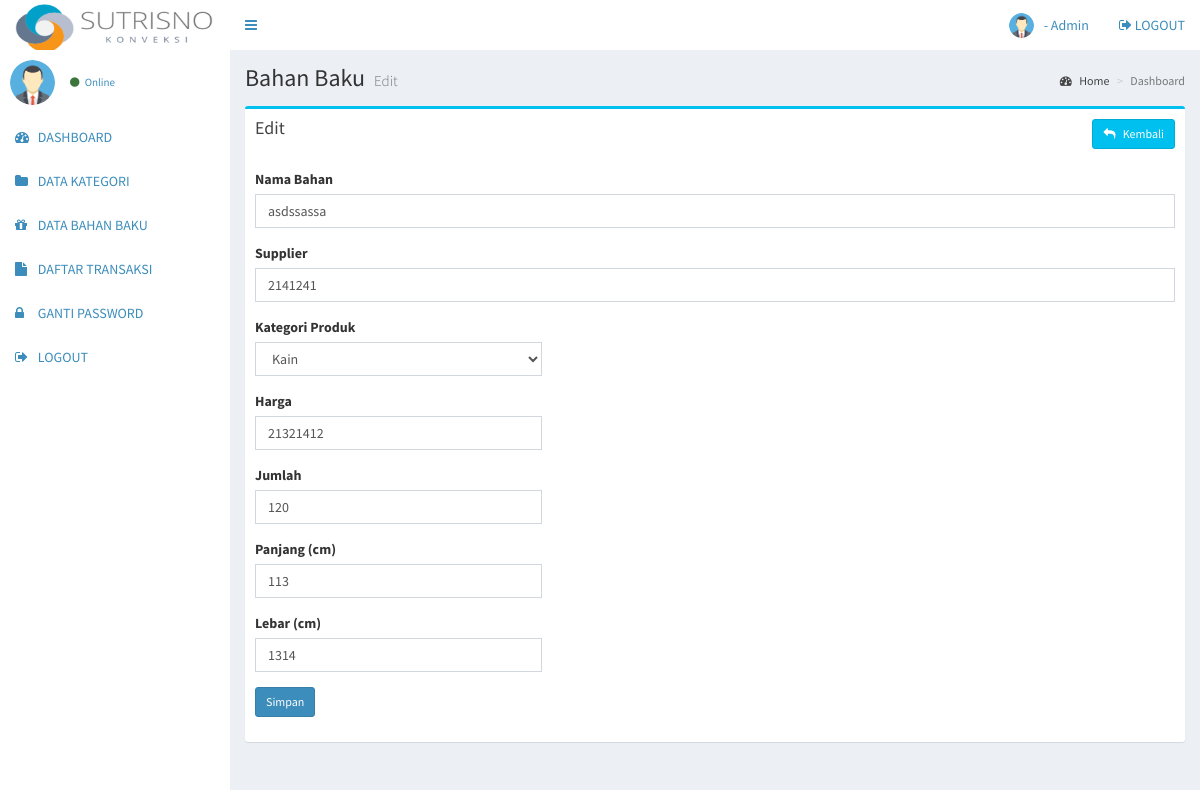
The app's page /admingudang/produk_edit.php?id=3 (signed in) with its own data.
### tables this page shows
CREATE TABLE `bahanbaku` (
  `bahanbaku_id` int NOT NULL,
  `bahanbaku_kategori` int NOT NULL,
  `bahanbaku_nama` varchar(255) NOT NULL,
  `bahanbaku_harga` int NOT NULL,
  `bahanbaku_jumlah` int NOT NULL,
  `bahanbaku_panjang` int NOT NULL,
  `bahanbaku_lebar` int NOT NULL,
  `bahanbaku_suplier` varchar(100) NOT NULL
);

CREATE TABLE `kategori2` (
  `kategori_id` int NOT NULL,
  `kategori_nama` varchar(255) NOT NULL
);

### admingudang/produk_edit.php (the view, shortened to what this page needs)
<?php include 'header.php'; ?>
<div class="content-wrapper">
  <section class="content-header">
    <h1>
      Bahan Baku
      <small>Edit</small>
    </h1>
    <ol class="breadcrumb">
      <li><a href="#"><i class="fa fa-dashboard"></i> Home</a></li>
      <li class="active">Dashboard</li>
    </ol>
  </section>
  <section class="content">
    <div class="row">
      <section class="col-lg-12">
        <div class="box box-info">
          <div class="box-header">
            <h3 class="box-title">Edit</h3>
            <a href="produk.php" class="btn btn-info btn-sm pull-right"><i class="fa fa-reply"></i> &nbsp Kembali</a>
          </div>
          <div class="box-body">
            <form action="produk_update.php?id=<?php echo $_GET['id'];?>" method="post" enctype="multipart/form-data">
              <?php
                include '../koneksi.php';
                $id = $_GET['id'];
                $bbaku = mysqli_query($koneksi, "select * from bahanbaku where bahanbaku_id='$id'");
                $i = mysqli_fetch_assoc($bbaku);
              ?>
              <div class="form-group">
                <label>Nama Bahan</label>
                <input type="text" value="<?php echo $i['bahanbaku_nama']; ?>" class="form-control" name="nama" required="required" placeholder="Masukkan Nama ..">
              </div>
              <div class="form-group">
                <label>Supplier</label>
                <input type="text" value="<?php echo $i['bahanbaku_suplier']; ?>" class="form-control" name="supplier" required="required" placeholder="Masukkan Nama Supplier..">
              </div>
              <div class="form-group">
                <label>Kategori Produk</label>
                <div class="row">
                  <div class="col-lg-4">
                    <select name="kategori" required="required" class="form-control">
                      <?php
                      include '../koneksi.php';
                      $data = mysqli_query($koneksi,"SELECT * FROM kategori2");
                      while($d = mysqli_fetch_array($data)){
                        ?>
                        <option <?php if($d['kategori_id'] == $i['bahanbaku_kategori']) { echo 'selected'; }?> value="<?php echo $d['kategori_id']; ?>"><?php echo $d['kategori_nama']; ?></option>
                        <?php
                      }
                      ?>
                    </select>
                  </div>
                </div>
              </div>
              <div class="form-group">
                <label>Harga</label>
                <div class="row">
                  <div class="col-lg-4">
                    <input type="number" value="<?php echo $i['bahanbaku_harga']; ?>"class="form-control" name="harga" required="required" placeholder="Masukkan Harga ..">
                  </div>
                </div>
              </div>
              <div class="form-group">
                <label>Jumlah</label>
                <div class="row">
                  <div class="col-lg-4">
                    <input type="number" value="<?php echo $i['bahanbaku_jumlah']; ?>" class="form-control" name="jumlah" required="required" placeholder="Masukkan Jumlah ..">
                  </div>
                </div>
              </div>
              <div class="form-group">
                <label>Panjang (cm)</label>
                <div class="row">
                  <div class="col-lg-4">
                    <input type="number" value="<?php echo $i['bahanbaku_panjang']; ?>" class="form-control" name="panjang" required="required" placeholder="Masukkan Panjang ..">
                  </div>
                </div>
              </div>
              <div class="form-group">
                <label>Lebar (cm)</label>
                <div class="row">
                  <div class="col-lg-4">
                    <input type="number" value="<?php echo $i['bahanbaku_lebar']; ?>" class="form-control" name="lebar" required="required" placeholder="Masukkan Lebar ..">
                  </div>
                </div>
              </div>
              <div class="form-group">
                <input type="submit" class="btn btn-sm btn-primary" value="Simpan">
              </div>
            </form>
          </div>
        </div>
      </section>
    </div>
  </section>
</div>
<?php include 'footer.php'; ?>

### admingudang/header.php (shortened to what this page needs)
<!DOCTYPE html>
<html>
<head>
  <link rel="stylesheet" href="../assets/bower_components/bootstrap/dist/css/bootstrap.min.css">
  <link rel="stylesheet" href="../assets/bower_components/font-awesome/css/font-awesome.min.css">
  <link rel="stylesheet" href="../assets/bower_components/Ionicons/css/ionicons.min.css">
  <link rel="stylesheet" href="../assets/dist/css/AdminLTE.min.css">
  <link rel="stylesheet" href="../assets/bower_components/datatables.net-bs/css/dataTables.bootstrap.min.css">
  <link rel="stylesheet" href="../assets/dist/css/skins/_all-skins.min.css">
  <link rel="stylesheet" href="../assets/bower_components/morris.js/morris.css">
  <link rel="stylesheet" href="../assets/bower_components/jvectormap/jquery-jvectormap.css">
  <link rel="stylesheet" href="../assets/bower_components/bootstrap-datepicker/dist/css/bootstrap-datepicker.min.css">
  <link rel="stylesheet" href="../assets/bower_components/bootstrap-daterangepicker/daterangepicker.css">
  <link rel="stylesheet" href="../assets/plugins/bootstrap-wysihtml5/bootstrap3-wysihtml5.min.css">
  <?php
  include '../koneksi.php';
  ?>
</head>
<body class="hold-transition  sidebar-mini">
  <div class="wrapper">
    <header class="main-header">
      <a href="index.php" class="logo">
        <img src="../frontend/img/logokonveksi.png" width="200" height="50" alt="">
      </a>
      <nav class="navbar navbar-static-top">
        <a href="#" class="sidebar-toggle" data-toggle="push-menu" role="button">
        </a>
        <div class="navbar-custom-menu">
          <ul class="nav navbar-nav">
            <li class="dropdown user user-menu">
              <a href="#" class="dropdown-toggle" data-toggle="dropdown">
                <?php
                $id_admin = $_SESSION['id'];
                $profil = mysqli_query($koneksi,"select * from admin where admin_id='$id_admin'");
                $profil = mysqli_fetch_assoc($profil);
                if($profil['admin_foto'] == ""){
                  ?>
                  <img src="../gambar/sistem/user.png" class="user-image">
                <?php }else{ ?>
                  <img src="../gambar/user/<?php echo $profil['admin_foto'] ?>" class="user-image">
                <?php } ?>
                <span class="hidden-xs"><?php echo $_SESSION['nama_gudang']; ?> - Admin</span>
              </a>
            </li>
            <li>
              <a href="logout.php"><i class="fa fa-sign-out"></i> LOGOUT</a>
            </li>
          </ul>
        </div>
      </nav>
    </header>
    <aside class="main-sidebar">
      <section class="sidebar">
        <div class="user-panel">
          <div class="pull-left image">
            <?php
            $id = $_SESSION['id'];
            $profil = mysqli_query($koneksi,"select * from admin where admin_id='$id'");
            $profil = mysqli_fetch_assoc($profil);
            if($profil['admin_foto'] == ""){
              ?>
              <img src="../gambar/sistem/user.png" class="img-circle">
            <?php }else{ ?>
              <img src="../gambar/user/<?php echo $profil['admin_foto'] ?>" class="img-circle" style="max-height:45px">
            <?php } ?>
          </div>
          <div class="pull-left info">
            <a href="#"><i class="fa fa-circle text-success"></i> Online</a>
          </div>
        </div>
        <ul class="sidebar-menu" data-widget="tree">
          <li>
            <a href="index.php">
              <i class="fa fa-dashboard"></i> <span>DASHBOARD</span>
            </a>
          </li>
          <li>
            <a href="kategori.php">
              <i class="fa fa-folder"></i> <span>DATA KATEGORI</span>
            </a>
          </li>
          <li>
            <a href="produk.php">
              <i class="fa fa-gift"></i> <span>DATA BAHAN BAKU</span>
            </a>
          </li>
          <li>
            <a href="laporan.php">
              <i class="fa fa-file"></i> <span>DAFTAR TRANSAKSI</span>
            </a>
          </li>
          <li>
            <a href="gantipassword.php">
              <i class="fa fa-lock"></i> <span>GANTI PASSWORD</span>
            </a>
          </li>
          <li>
            <a href="logout.php">
              <i class="fa fa-sign-out"></i> <span>LOGOUT</span>
            </a>
          </li>
        </ul>
      </section>
    </aside>

### records on screen
bahanbaku: nama "asdssassa", supplier "2141241", kategori "Kain", harga "21321412", jumlah "120", panjang "113", lebar "1314"
